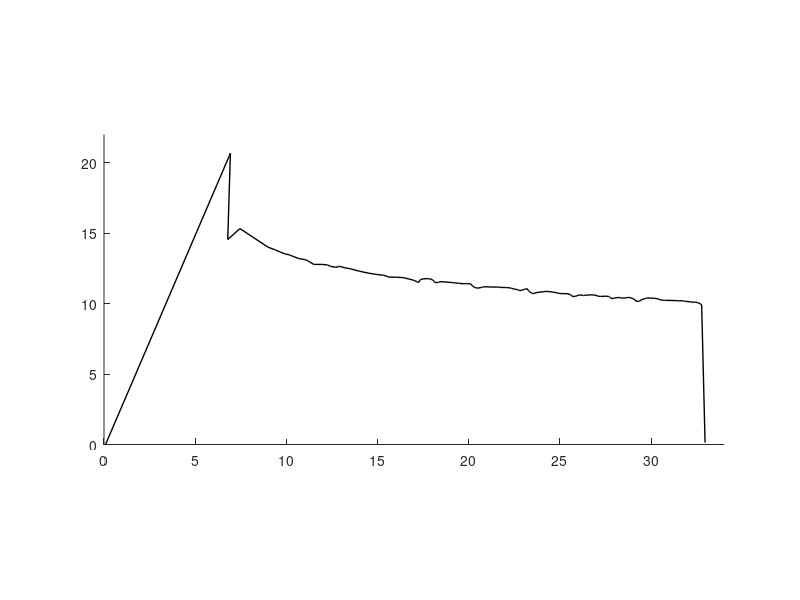

The MATLAB script that drew this image: (Note: this script raises an error after producing the figure.)
clear all
close all
clc

AR=[2,1,1];
AR=AR/norm(AR);

load('Bright_data.mat');
d=Data002(:,1);
P=Data002(:,2);

f1=figure;
    plot(d,P,'k-','LineWidth',1)
    xlim([0 34])
    ylim([0 22])
    set(gca, 'YTick',0:5:20,'XTick',0:5:30)
    pbaspect(AR)
    box off
publish_fig(1,'BrightFig',f1,'','','',2.1,8)

close all
